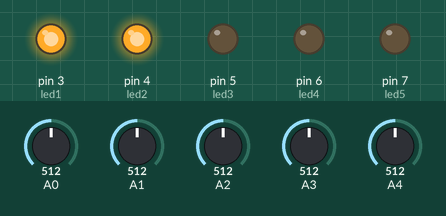
The sketch below on a simulated Arduino Uno, built with avr-gcc and run on an emulated ATmega328P. Shown: output pins drawn as LEDs (lit = HIGH). The inputs (shaded band) are chosen by the test bench; at power-on: A1 = 512, A2 = 512, A3 = 512, A0 = 512, A4 = 512.

Above: at 1.2 s.
1.3 s: A1 set to 488
At 1.79 s:
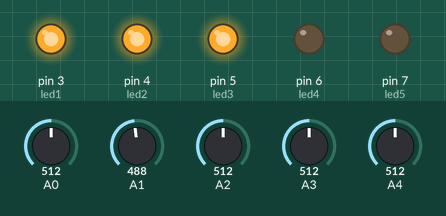
4.3 s: A2 set to 493
At 4.83 s:
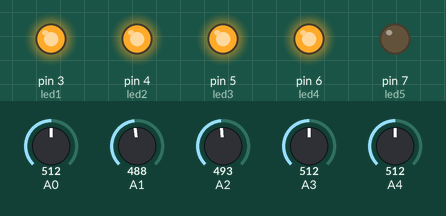
7.3 s: A3 set to 491
At 7.81 s:
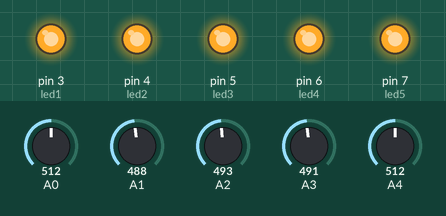
10.3 s: A0 set to 610
At 10.79 s:
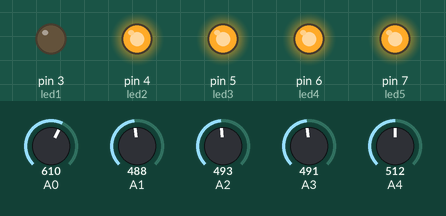
13.3 s: A3 set to 510
At 13.78 s:
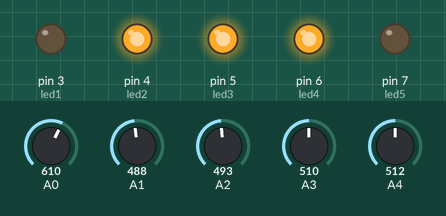
16.3 s: A2 set to 510
At 16.81 s:
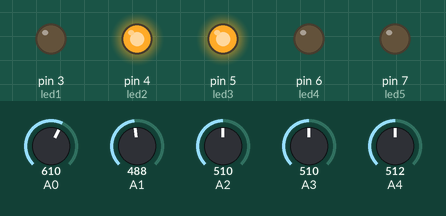
Timing chart, 0 to 19.3 s (numbered marks = the images above; inputs shaded):
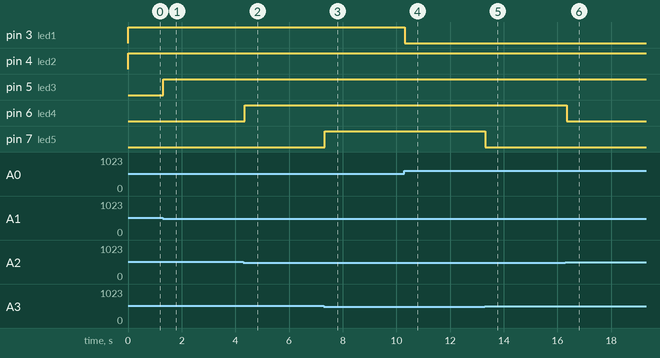

Measured:
- the behaviour switches between 500 and 499 on A1 (found by bisection; images 0 and 1)
- the behaviour switches between 500 and 499 on A2 (found by bisection; images 1 and 2)
- the behaviour switches between 500 and 499 on A3 (found by bisection; images 2 and 3)
- after the input at 1.3 s, pin 5 (led3): LOW → HIGH at once
- after the input at 4.3 s, pin 6 (led4): LOW → HIGH after 0.05 s
- after the input at 7.3 s, pin 7 (led5): LOW → HIGH at once
- after the input at 10.3 s, pin 3 (led1): HIGH → LOW at once
- after the input at 13.3 s, pin 7 (led5): HIGH → LOW at once
- after the input at 16.3 s, pin 6 (led4): HIGH → LOW at once

The sketch:

mantytrial.ino
```cpp
int led1=3;
int led2=4;
int led3=5;
int led4=6;
int led5=7;

int in1,in2,in3,in4,in5;

void setup() {
  pinMode(led1,OUTPUT);
  pinMode(led2,OUTPUT);
  pinMode(led3,OUTPUT);
  pinMode(led4,OUTPUT);
  pinMode(led5,OUTPUT);
  //Serial.begin(9600);

  // put your setup code here, to run once:

}

void loop() {
  in1=analogRead(A0);
  in2=analogRead(A1);
  in3=analogRead(A2);
  in4=analogRead(A3);
  in5=analogRead(A4);
  //Serial.println(in1);

  if(in1<600)
    {
      digitalWrite(led1,HIGH);
      digitalWrite(led2,HIGH);
    }
    if(in2<500)
     {
      digitalWrite(led2,HIGH);
      digitalWrite(led3,HIGH);
     }
    if(in3<500)
      {
        digitalWrite(led3,HIGH);
        digitalWrite(led4,HIGH);
      }
     if(in4<500)
      {
        digitalWrite(led4,HIGH);
        digitalWrite(led5,HIGH);
      }
      if(in5<500)
       {
        digitalWrite(led5,HIGH);
       }


  delay(50);
  digitalWrite(led1,LOW);
  digitalWrite(led2,LOW);
  digitalWrite(led3,LOW);
  digitalWrite(led4,LOW);
  digitalWrite(led5,LOW);


  // put your main code here, to run repeatedly:

}
```
